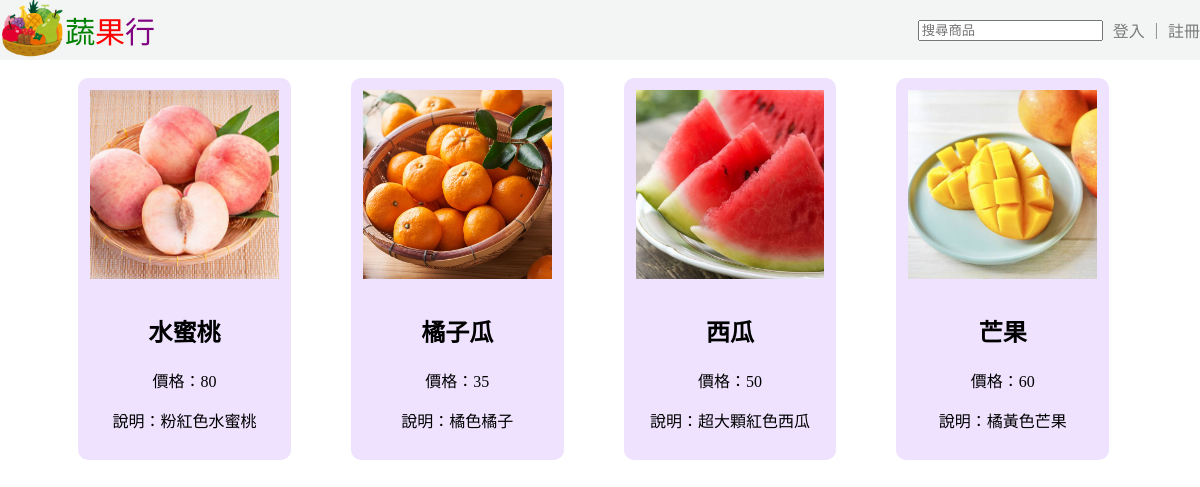
The page / on the database its author committed.
### tables this page shows
CREATE TABLE `commodity` (
  `cID` int(11) NOT NULL,
  `name` varchar(20) NOT NULL,
  `price` int(11) NOT NULL,
  `cexplain` varchar(100) NOT NULL,
  `quantity` int(100) NOT NULL,
  `image` blob NOT NULL,
  `ud` enum('up','down') NOT NULL
);

### index.php (the view, shortened to what this page needs)
<!doctype html>
<html>
<head>
</head>
<body>
<div id="up">
    <div style="display: flex; align-items: center; justify-content: flex-end;">
        <a href="<?php echo 'index.php'; ?>"><img src="ha/top.png" width="65" height="65" alt=""/></a>
        <a href="<?php echo 'index.php'; ?>" style="color: green; font-size: 30px; text-decoration: none;">蔬</a>
        <a href="<?php echo 'index.php'; ?>" style="color: red; font-size: 30px; text-decoration: none;">果</a>
        <a href="<?php echo 'index.php'; ?>" style="color: purple; font-size: 30px; text-decoration: none;">行</a>
    </div>
    <?php
    include("database.php");
    $sql_query = "SELECT * FROM commodity WHERE ud = 'up'";
    $select_result = mysqli_query($db_link, $sql_query);
    if (!isset($_SESSION['caccount'])) {
        ?>
        <div id="up_login_register">
			<form action="" method="POST">
            <input type="text" id="input_text" required="required" placeholder="搜尋商品" list="searchResults">
        </form>
            <?php
            $login = "login.php";
            echo '<a href="' . $login . '" style="color:#7A7A7A; text-decoration: none;">登入</a>';
            echo '<font color="#7A7A7A"> | </font>';
            $register = "register.php";
            echo '<a href="' . $register . '" style="color: #7A7A7A; text-decoration: none;">註冊</a>';
            ?>
        </div>
    <?php } ?>
</div>
	<div id="product-list" style="display: flex; flex-wrap: wrap;">
    <?php while ($row = mysqli_fetch_assoc($select_result)): ?>
        <div class="product" style="flex-basis: 20%; padding: 12px; box-sizing: border-box;">
			<a style="text-decoration: none; color: black;">
            <img src="<?php echo $row["image"]; ?>" alt="商品圖片" style="max-width: 100%;">
            <h2><h2 style="margin-top: auto;"><?php echo $row["name"]; ?></h2>
            <p>價格：<?php echo $row["price"]; ?></p>
            <p>說明：<?php echo substr($row["cexplain"], 0, 21) . (strlen($row["cexplain"]) > 21 ? '...' : ''); ?></p>
        </div>
    <?php endwhile; ?>
</div>
</body>
</html>

### index.php (style rules this page uses)
body { display: flex; flex-direction: row; flex-wrap: wrap; justify-content: flex-start; align-items: flex-start; gap: 400px; padding: 60px; }
#up { position: fixed; top: 0; left: 0; right: 0; width: auto; height: 45pt; background-color: #F3F4F4; display: flex; justify-content: space-between; align-items: center; }
#up_login_register { display: flex; justify-content: flex-end; align-items: center; gap: 10px; }
#product-list { display: flex; flex-wrap: wrap; gap: 20px; width: 100%; }
.product { background-color: rgba(233,217,255,0.75); padding: 20px; border-radius: 10px; width: calc(20% - 15px); text-align: center; margin-bottom: 20px; margin: 10px; }
.product img { width: 100%; height: auto; margin-bottom: 10px; }

### rows shown on the page
commodity: image (picture), name "水蜜桃", price "80", cexplain "粉紅色水蜜桃"
commodity: image (picture), name "橘子瓜", price "35", cexplain "橘色橘子"
commodity: image (picture), name "西瓜", price "50", cexplain "超大顆紅色西瓜"
commodity: image (picture), name "芒果", price "60", cexplain "橘黃色芒果"
